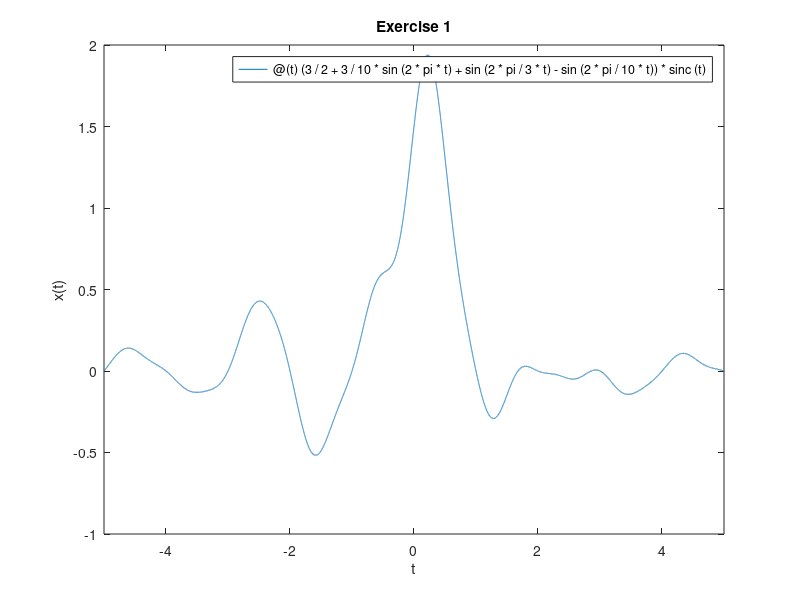

MATLAB code to generate this figure:
x = @(t) (3/2 + 3/10*sin(2*pi*t) + sin(2*pi/3 * t) - sin(2*pi/10 * t)) * sinc(t)

fplot(x, [-5 5])
title('Exercise 1')
xlabel('t')
ylabel('x(t)')